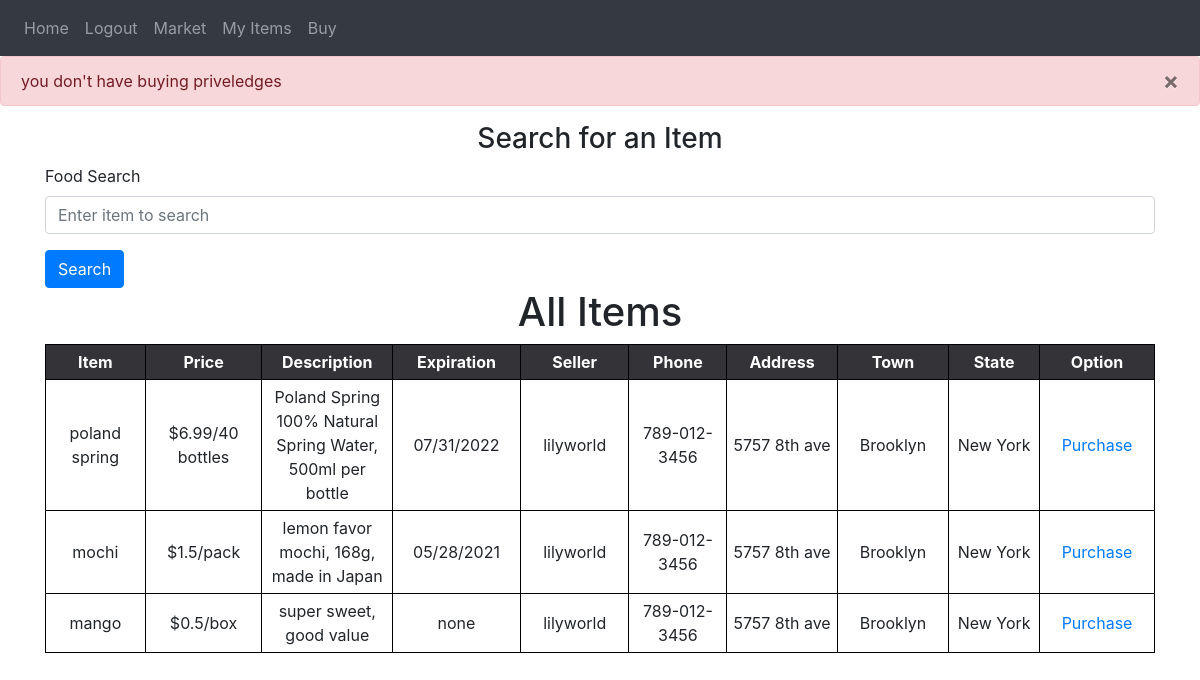
Screenshot of /purchase/2 (signed in) with the database file from the repository.
### website/models.py (models this page shows)
class Item(db.Model):
    id = db.Column(db.Integer, primary_key=True)
    food = db.Column(db.String(100))
    price = db.Column(db.String(30))
    description = db.Column(db.String(600))
    expiration = db.Column(db.String(30))
    user_name = db.Column(db.String(100), db.ForeignKey('user.user_name'))

class User(db.Model, UserMixin):
    id = db.Column(db.Integer, primary_key=True)
    user_name = db.Column(db.String(100), unique=True)
    password = db.Column(db.String(100))
    address = db.Column(db.String(300))
    zipcode = db.Column(db.String(20))
    phone = db.Column(db.String(20))
    seller = db.relationship('Seller')  # seller table
    buyer = db.relationship('Buyer')  # access user's credit/debit card
    items = db.relationship('Item') #accesss user's items for sale
    cart = db.relationship('Cart') #access user's cart
    location = db.relationship('Location') # link to zipcode's state and town

class Location(db.Model):
    town =  db.Column(db.String(100))
    state =  db.Column(db.String(100))
    zipcode = db.Column(db.Integer, db.ForeignKey('user.zipcode'), primary_key=True)

### website/views.py (the view)
@views.route('/purchase/<int:id>')
def purchase(id):
    can_buy = Buyer.query.filter_by(user_name=current_user.user_name).first()
    if(can_buy != None):
        my_item = Item.query.filter_by(id=id).first()
        if(my_item.user_name == current_user.user_name):
            flash('You can\'t buy your own item', category='error')
            return redirect(url_for('views.home'))
        new_cart = Cart(user_name=current_user.user_name, item_id=id)
        db.session.add(new_cart)
        db.session.commit()
        flash('Item added to cart', category='success')
        my_cart = db.session.execute('SELECT I.id, I.food, I.price, U.user_name, U.phone, U.address, L.town, L.state FROM Cart AS C JOIN Item AS I JOIN User as U JOIN User as M JOIN Location As L WHERE C.user_name = M.user_name AND C.item_id = I.id AND I.user_name = U.user_name AND U.zipcode = L.zipcode AND M.user_name= :val', {
                                     'val': current_user.user_name})
        return render_template("buy.html", user=current_user, my_cart=my_cart)
    else:
        flash('you don\'t have buying priveledges', category='error')
    result = db.session.execute(
        'SELECT I.id, I.food, I.price, I.description, I.expiration, U.user_name, U.address, U.zipcode, U.phone, L.town, L.state FROM Location AS L JOIN User AS U JOIN Item AS I WHERE U.zipcode = L.zipcode AND I.user_name = U.user_name')
    my_stuff = Item.query.filter_by(user_name=current_user.user_name)
    return render_template("market.html", user=current_user, seller=result, my_stuff=my_stuff)

### website/__init__.py (called while the page is built)
def create_app():
    app = Flask(__name__)
    app.config['SECRET_KEY'] = 'slkdjfdkjfh'
    app.config['SQLALCHEMY_DATABASE_URI'] = f'sqlite:///{DB_NAME}'
    db.init_app(app)
    from .views import views
    from .auth import auth
    app.register_blueprint(views, url_prefix='/')
    app.register_blueprint(auth, url_prefix='/')
    from .models import User, Item, Buyer, Seller, Cart, Location
    create_database(app)
    login_manager = LoginManager()
    login_manager.login_view = 'auth.login'
    login_manager.init_app(app)
    @login_manager.user_loader
    def load_user(id): #okay, we do it by username, right, since we can search both tables
        return User.query.get(int(id))  # look for user based on id
    return app

### website/templates/market.html (shortened to what this page needs)
{% extends "base.html" %}
{% block content %}
<form method="POST">
    <h3 align="center">Search for an Item</h3>
    <div class="form-group">
    <label for="searchfood">Food Search</label>
    <input
      type="text"
      class="form-control"
      id="searchfood"
      name="searchfood"
      placeholder="Enter item to search"
    />
    </div>
    <button type="submit" class="btn btn-primary">Search</button>
</form>
{% if searchresults %}
<div class="searchpage">
    <h1 style="text-align: center">Search Results</h1>
    <table>
        <tr>
            <th>Item</th>
            <th>Price</th>
            <th>Description</th>
            <th>Expiration</th>
            <th>Seller</th>
            <th>Phone</th>
            <th>Address</th>
            <th>Town</th>
            <th>State</th>
            <th>Option</th>
        </tr>
        {% for searchresult in searchresults %}
        <tr>
            <td>{{ searchresult.food }}</td>
            <td>{{ searchresult.price }}</td>
            <td>{{ searchresult.description }}</td>
            <td>{{ searchresult.expiration }}</td>
            <td>{{ searchresult.user_name }}</td>
            <td>{{ searchresult.phone }}</td>
            <td>{{ searchresult.address }}</td>
            <td>{{ searchresult.town }}</td>
            <td>{{ searchresult.state }}</td>
            <td>
                <a href="/purchase/{{searchresult.id}}">Purchase</a>
            </td>
        </tr>
        {% endfor %}
    </table>
</div>
{% else %}
<div class="allitems">
    <h1 style="text-align: center">All Items</h1>
    <table>
        <tr>
            <th>Item</th>
            <th>Price</th>
            <th>Description</th>
            <th>Expiration</th>
            <th>Seller</th>
            <th>Phone</th>
            <th>Address</th>
            <th>Town</th>
            <th>State</th>
            <th>Option</th>
        </tr>
        {% for seller in seller %}
        <tr>
            <td>{{ seller.food  }}</td>
            <td>{{ seller.price  }}</td>
            <td>{{ seller.description }}</td>
            <td>{{ seller.expiration }}</td>
            <td>{{ seller.user_name  }}</td>
            <td>{{ seller.phone  }}</td>
            <td>{{ seller.address }}</td>
            <td>{{ seller.town }}</td>
            <td>{{ seller.state }}</td>
            <td>
                <a href="/purchase/{{seller.id}}">Purchase</a>
            </td>
        </tr>
        {% endfor %}
    </table>
</div>
{% endif %}
{% endblock %}

### website/static/lgin.css (style rules this page uses)
* { margin: 0; padding: 0; }
body { background: #e9eaea; font-family: roboto; user-select: none; }
.btn { width: 100%; background: #34b3a0; height: 60px; text-align: center; line-height: 60px; text-transform: uppercase; color: #fff; font-weight: bold; letter-spacing: 1px; cursor: pointer; margin-bottom: 30px; }

### website/static/style.css (style rules this page uses)
body { font-family: "Open Sans", sans-serif; overflow-x: hidden; color: #444444; background-color: white; }
a { color: #2487ce; }
h1, h2, h3, h4, h5, h6 { font-family: "Poppins", sans-serif; }
h3 { font-family: "Poppins", sans-serif; font-weight: bold; }

### website/templates/market.html (style rules this page uses)
table { border-collapse: collapse; }
th { background-color:#333338; Color:white; }
th, td { width:250px; text-align:center; border:1px solid black; padding:5px }

### rows the page displays
Item: food "poland spring", price "$6.99/40 bottles", description "Poland Spring 100% Natural Spring Water, 500ml per bottle", expiration "07/31/2022", user_name "lilyworld", phone "789-012-3456", address "5757 8th ave", town "Brooklyn", state "New York"
Item: food "mochi", price "$1.5/pack", description "lemon favor mochi, 168g, made in Japan", expiration "05/28/2021", user_name "lilyworld", phone "789-012-3456", address "5757 8th ave", town "Brooklyn", state "New York"
Item: food "mango", price "$0.5/box", description "super sweet, good value", expiration "none", user_name "lilyworld", phone "789-012-3456", address "5757 8th ave", town "Brooklyn", state "New York"

### other values shown
{{ message }} "you don't have buying priveledges"
